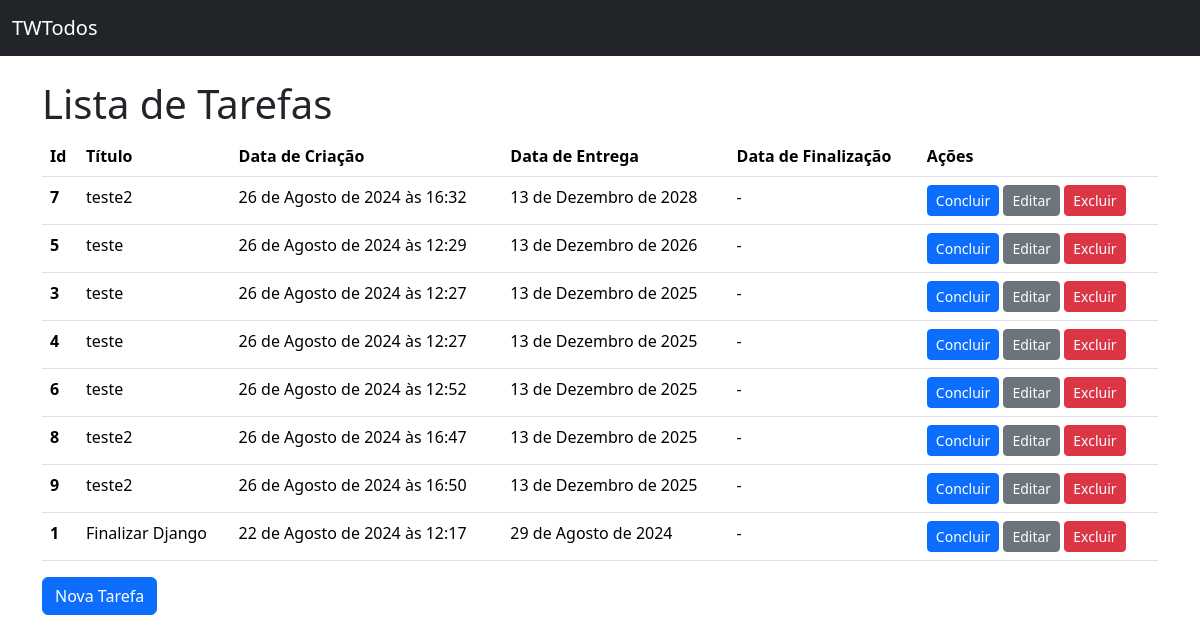
The page /lista_tarefas/ on the database as committed earlier.
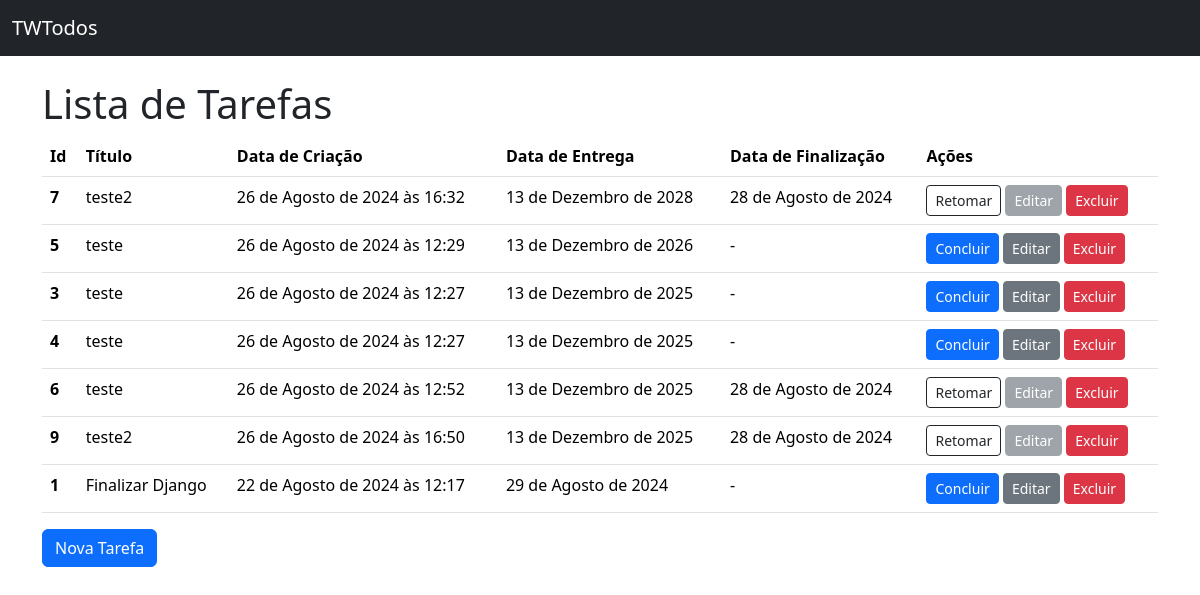
The same page on the database as committed later.
### paginas/models.py (models this page shows, shortened)
class Todo(models.Model):
    titulo = models.CharField(max_length=100, null=False, blank=False)
    data_criacao = models.DateTimeField(auto_now_add=True, null=False, blank=False)
    data_entrega = models.DateField(null=False, blank=False)
    data_finalizacao = models.DateField(
        null=True,
    )
    class Meta:
        ordering = ["-data_entrega"]

### paginas/views.py (the view)
# urls.py: path("lista_tarefas/", TodoListView.as_view(template_name="todos/todo_list.html"), name="lista_tarefa"),
class TodoListView(ListView):
    model = Todo

### paginas/templates/todos/todo_list.html (shortened to what this page needs)
{% extends "base.html" %}
{% block content %}
<h1>Lista de Tarefas</h1>
{% if todo_list %}
    <table class="table">
        <thead>
          <tr>
            <th scope="col">Id</th>
            <th scope="col">Título</th>
            <th scope="col">Data de Criação</th>
            <th scope="col">Data de Entrega</th>
            <th scope="col">Data de Finalização</th>
            <th scope="col">Ações</th>
          </tr>
        </thead>
        <tbody>
            {% for todo in todo_list %}
                <tr>
                    <th scope="row">{{ todo.pk }}</th>
                    <td>{{ todo.titulo }}</td>
                    <td>{{ todo.data_criacao }}</td>
                    <td>{{ todo.data_entrega }}</td>
                    <td>{{ todo.data_finalizacao|default:"-" }}</td>
                    <td>
                      {% if todo.data_finalizacao %}
                        <a href="{% url 'finalizar_tarefa' pk=todo.pk %}" class="btn btn-outline-dark btn-sm">Retomar</a>
                      {% else %}
                        <a href="{% url 'finalizar_tarefa' pk=todo.pk %}" id="btn-concluir" class="btn btn-primary btn-sm" onclick="return confirm('Tem certeza que deseja concluir essa tarefa?')">Concluir</a>
                      {% endif %}
                        <a href="{% url 'edicao_tarefa' pk=todo.pk %}" class="btn btn-secondary btn-sm {% if todo.data_finalizacao %}disabled{% endif %}">Editar</a>
                        <a href="{% url 'deletar_tarefa' pk=todo.pk %}" class="btn btn-danger btn-sm">Excluir</a>
                    </td>
                </tr>
            {% endfor %}
        </tbody>
      </table>
{% else %}
      <p>Não há tarefas cadastradas</p>
{% endif %}
<a href="{% url 'criacao_tarefa' %}" class="btn btn-primary">
  Nova Tarefa
</a>
{% endblock content %}

### paginas/templates/base.html (shortened to what this page needs)
<!DOCTYPE html>
<html lang="pt-br">
  <head>
    <link href="https://cdn.jsdelivr.net/npm/bootstrap@5.3.3/dist/css/bootstrap.min.css" rel="stylesheet">
  </head>
  <body>
    <nav class="navbar bg-dark mb-4" data-bs-theme="dark">
        <div class="container-fluid">
          <a class="navbar-brand" href="{% url 'pagina_inicial' %}">TWTodos</a>
        </div>
    </nav>
    <main class="container">
        {% block content %}{% endblock content %}
    </main>
  </body>
</html>

Rows that differ between the two databases and show on the page:
removed Todo: pk "8", titulo "teste2", data_criacao "26 de Agosto de 2024 às 16:47", data_entrega "13 de Dezembro de 2025", data_finalizacao "-", shows "Concluir"
changed Todo "26 de Agosto de 2024 às 16:32": data_finalizacao "-" → "28 de Agosto de 2024"; data_finalizacao "Concluir" → "Retomar"
changed Todo "26 de Agosto de 2024 às 12:52": data_finalizacao "-" → "28 de Agosto de 2024"; data_finalizacao "Concluir" → "Retomar"
changed Todo "26 de Agosto de 2024 às 16:50": data_finalizacao "-" → "28 de Agosto de 2024"; data_finalizacao "Concluir" → "Retomar"
